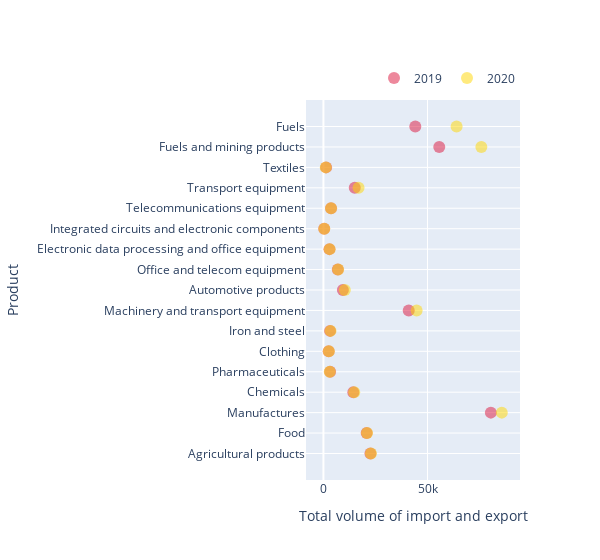

The code cell stored with this chart in its notebook:
### Code cell
fig = go.Figure()
fig.add_trace(go.Scatter(
    x=product_new["Total 2019"],
    y=product_new["Product"],
    opacity=0.5,
    marker=dict(color="crimson", size=12),
    mode="markers",
    name="2019",
))

fig.add_trace(go.Scatter(
    x=product_new["Total 2020"],
    y=product_new["Product"],
    opacity=0.5,
    marker=dict(color="gold", size=12),
    mode="markers",
    name="2020",
))
fig.update_layout(
    width=600)
fig.update_layout(legend=dict(
    orientation="h",
    yanchor="bottom",
    y=1.02,
    xanchor="right",
    x=1
))
fig.update_layout(
                  xaxis_title="Total volume of import and export",
                  yaxis_title="Product")

### Figure 1 — Plotly figure (JSON) as saved in the notebook; plotly's stock layout.template omitted (floating-point values rounded to 4 significant figures)
{"data": [{"marker": {"color": "crimson", "size": 12}, "mode": "markers", "name": "2019", "opacity": 0.5, "type": "scatter", "x": [22580, 20763, 80410, 14351, 3193, 2527, 3185, 40966, 9340, 6911, 2899, 366, 3645, 15045, 1273, 55619, 44114], "y": ["Agricultural products", "Food", "Manufactures", "Chemicals", "Pharmaceuticals", "Clothing", "Iron and steel", "Machinery and transport equipment", "Automotive products", "Office and telecom equipment", "Electronic data processing and office equipment", "Integrated circuits and electronic components", "Telecommunications equipment", "Transport equipment", "Textiles", "Fuels and mining products", "Fuels"]}, {"marker": {"color": "gold", "size": 12}, "mode": "markers", "name": "2020", "opacity": 0.5, "type": "scatter", "x": [22812, 20936, 85663, 14788, 3045, 2595, 3406, 44756, 10263, 7053, 2980, 409, 3665, 16870, 1135, 75843, 63949], "y": ["Agricultural products", "Food", "Manufactures", "Chemicals", "Pharmaceuticals", "Clothing", "Iron and steel", "Machinery and transport equipment", "Automotive products", "Office and telecom equipment", "Electronic data processing and office equipment", "Integrated circuits and electronic components", "Telecommunications equipment", "Transport equipment", "Textiles", "Fuels and mining products", "Fuels"]}], "layout": {"legend": {"orientation": "h", "x": 1, "xanchor": "right", "y": 1.02, "yanchor": "bottom"}, "width": 600, "xaxis": {"title": {"text": "Total volume of import and export"}}, "yaxis": {"title": {"text": "Product"}}}}
